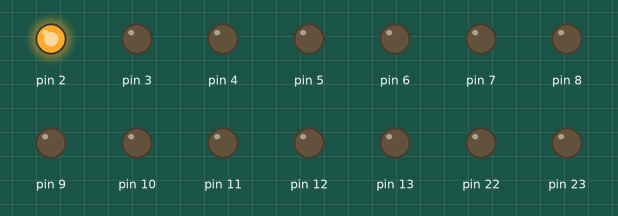
Simulated run of this sketch. Board: Arduino Uno, built with avr-gcc and run on an emulated ATmega328P. Shown: output pins drawn as LEDs (lit = HIGH).

Above: at 0.5 s.
At 2.5 s:
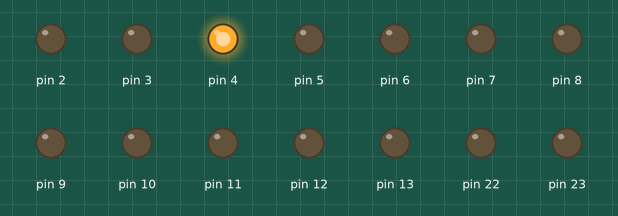
At 3.5 s:
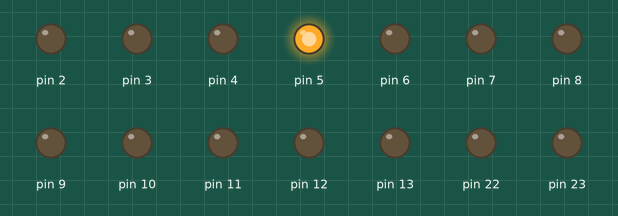
At 4.5 s:
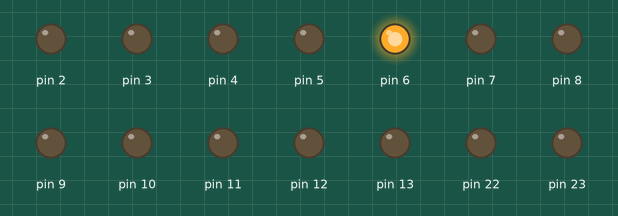
At 6.5 s:
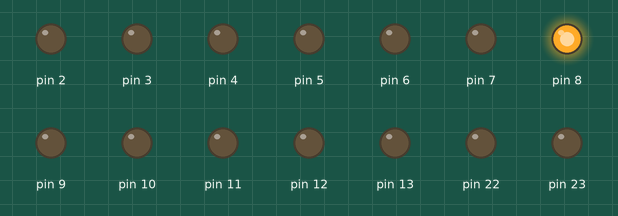
At 9.5 s:
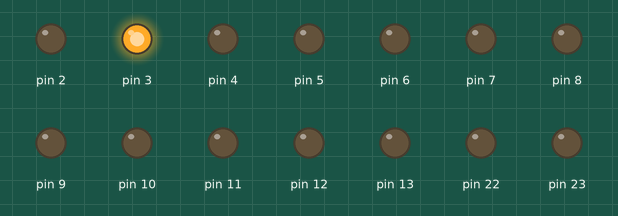
Timing chart, 0 to 10.4 s (numbered marks = the images above):
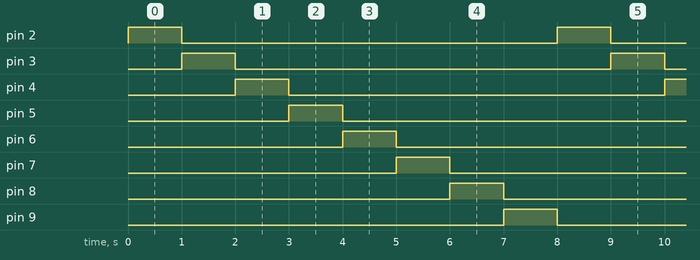

The sketch:

lab1.ino
```cpp
void setup()
{
  Serial.begin(9600);
  DDRC = 0x00;
  DDRD = 0xFF;
  DDRB = 0xFF;
  pinMode(A0, INPUT);
  pinMode(A1, INPUT);
  pinMode(A2, INPUT);
}

void loop() {
  // put your main code here, to run repeatedly:
for (int i = 0; i <= 5; i++) {
      //DDRD=0xFF;
      PORTD = 0x04 << i; //0x02 0b0000 0010
      delay(1000);
    }
    PORTD = 0x00;
    for (int j = 0; j <= 1; j++) {
      //DDRB=0xFF;
      PORTB = 0x01 << j;
      delay(1000);
    }
    PORTB = 0x00;
  }
```

Measured:
- by itself, pin 2–9: alternates HIGH for 1.0 s and LOW for 7.0 s
- by itself, everything shown: repeats every 8.0 s, in 9 steps
